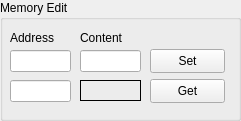
   <widget class="QGroupBox" name="groupBox_MemEdit">
    <property name="geometry">
     <rect>
      <x>610</x>
      <y>420</y>
      <width>241</width>
      <height>121</height>
     </rect>
    </property>
    <property name="title">
     <string>Memory Edit</string>
    </property>
    <widget class="QLineEdit" name="lineEdit_AddrIn">
     <property name="geometry">
      <rect>
       <x>10</x>
       <y>50</y>
       <width>61</width>
       <height>22</height>
      </rect>
     </property>
    </widget>
    <widget class="QLineEdit" name="lineEdit_ValueIn">
     <property name="geometry">
      <rect>
       <x>80</x>
       <y>50</y>
       <width>61</width>
       <height>22</height>
      </rect>
     </property>
    </widget>
    <widget class="QLineEdit" name="lineEdit_AddrOut">
     <property name="geometry">
      <rect>
       <x>10</x>
       <y>80</y>
       <width>61</width>
       <height>22</height>
      </rect>
     </property>
    </widget>
    <widget class="QLabel" name="label">
     <property name="geometry">
      <rect>
       <x>10</x>
       <y>30</y>
       <width>49</width>
       <height>16</height>
      </rect>
     </property>
     <property name="text">
      <string>Address</string>
     </property>
    </widget>
    <widget class="QLabel" name="label_67">
     <property name="geometry">
      <rect>
       <x>80</x>
       <y>30</y>
       <width>49</width>
       <height>16</height>
      </rect>
     </property>
     <property name="text">
      <string>Content</string>
     </property>
    </widget>
    <widget class="QLabel" name="label_ValueOut">
     <property name="geometry">
      <rect>
       <x>80</x>
       <y>80</y>
       <width>61</width>
       <height>21</height>
      </rect>
     </property>
     <property name="frameShape">
      <enum>QFrame::Box</enum>
     </property>
     <property name="text">
      <string/>
     </property>
    </widget>
    <widget class="QPushButton" name="pushButton_setMem">
     <property name="geometry">
      <rect>
       <x>150</x>
       <y>49</y>
       <width>75</width>
       <height>24</height>
      </rect>
     </property>
     <property name="text">
      <string>Set</string>
     </property>
    </widget>
    <widget class="QPushButton" name="pushButton_getMem">
     <property name="geometry">
      <rect>
       <x>150</x>
       <y>79</y>
       <width>75</width>
       <height>24</height>
      </rect>
     </property>
     <property name="text">
      <string>Get</string>
     </property>
    </widget>
   </widget>
